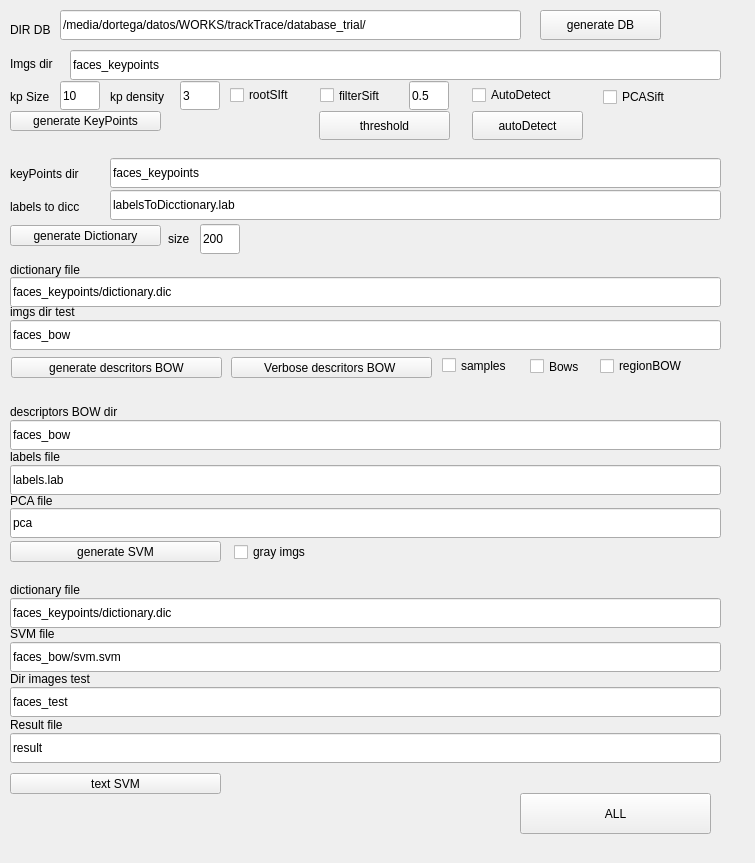
<?xml version="1.0" encoding="UTF-8"?>
<ui version="4.0">
 <class>MWTrackTrace</class>
 <widget class="QMainWindow" name="MWTrackTrace">
  <property name="geometry">
   <rect>
    <x>0</x>
    <y>0</y>
    <width>755</width>
    <height>863</height>
   </rect>
  </property>
  <property name="windowTitle">
   <string>MWTrackTrace</string>
  </property>
  <widget class="QWidget" name="centralWidget">
   <widget class="QPushButton" name="pBGenerateKeyPoints">
    <property name="geometry">
     <rect>
      <x>10</x>
      <y>111</y>
      <width>151</width>
      <height>20</height>
     </rect>
    </property>
    <property name="text">
     <string>generate KeyPoints</string>
    </property>
   </widget>
   <widget class="QPushButton" name="pbDictionary">
    <property name="geometry">
     <rect>
      <x>10</x>
      <y>225</y>
      <width>151</width>
      <height>21</height>
     </rect>
    </property>
    <property name="text">
     <string>generate Dictionary</string>
    </property>
   </widget>
   <widget class="QLineEdit" name="lDiccionaryDir">
    <property name="geometry">
     <rect>
      <x>110</x>
      <y>158</y>
      <width>611</width>
      <height>30</height>
     </rect>
    </property>
    <property name="text">
     <string>faces_keypoints</string>
    </property>
   </widget>
   <widget class="QLabel" name="label">
    <property name="geometry">
     <rect>
      <x>10</x>
      <y>164</y>
      <width>111</width>
      <height>20</height>
     </rect>
    </property>
    <property name="text">
     <string>keyPoints dir</string>
    </property>
   </widget>
   <widget class="QLineEdit" name="dirKeyGenerate">
    <property name="geometry">
     <rect>
      <x>70</x>
      <y>50</y>
      <width>651</width>
      <height>30</height>
     </rect>
    </property>
    <property name="text">
     <string>faces_keypoints</string>
    </property>
   </widget>
   <widget class="QLabel" name="label_2">
    <property name="geometry">
     <rect>
      <x>10</x>
      <y>54</y>
      <width>67</width>
      <height>20</height>
     </rect>
    </property>
    <property name="text">
     <string>Imgs dir</string>
    </property>
   </widget>
   <widget class="QLabel" name="label_4">
    <property name="geometry">
     <rect>
      <x>10</x>
      <y>260</y>
      <width>111</width>
      <height>20</height>
     </rect>
    </property>
    <property name="text">
     <string>dictionary file</string>
    </property>
   </widget>
   <widget class="QLineEdit" name="lDiccionaryFile">
    <property name="geometry">
     <rect>
      <x>10</x>
      <y>277</y>
      <width>711</width>
      <height>30</height>
     </rect>
    </property>
    <property name="text">
     <string>faces_keypoints/dictionary.dic</string>
    </property>
   </widget>
   <widget class="QLabel" name="label_5">
    <property name="geometry">
     <rect>
      <x>10</x>
      <y>302</y>
      <width>111</width>
      <height>20</height>
     </rect>
    </property>
    <property name="text">
     <string>imgs dir test</string>
    </property>
   </widget>
   <widget class="QPushButton" name="pBGenerateDescriptorsBOW">
    <property name="geometry">
     <rect>
      <x>11</x>
      <y>357</y>
      <width>211</width>
      <height>21</height>
     </rect>
    </property>
    <property name="text">
     <string>generate descritors BOW</string>
    </property>
   </widget>
   <widget class="QLineEdit" name="limgsDirTest">
    <property name="geometry">
     <rect>
      <x>10</x>
      <y>320</y>
      <width>711</width>
      <height>30</height>
     </rect>
    </property>
    <property name="text">
     <string>faces_bow</string>
    </property>
   </widget>
   <widget class="QLineEdit" name="lkpSize">
    <property name="geometry">
     <rect>
      <x>60</x>
      <y>81</y>
      <width>40</width>
      <height>29</height>
     </rect>
    </property>
    <property name="text">
     <string>10</string>
    </property>
   </widget>
   <widget class="QLabel" name="label_11">
    <property name="geometry">
     <rect>
      <x>10</x>
      <y>87</y>
      <width>51</width>
      <height>19</height>
     </rect>
    </property>
    <property name="text">
     <string>kp Size</string>
    </property>
   </widget>
   <widget class="QLineEdit" name="lkpDensity">
    <property name="geometry">
     <rect>
      <x>180</x>
      <y>81</y>
      <width>40</width>
      <height>29</height>
     </rect>
    </property>
    <property name="text">
     <string>3</string>
    </property>
   </widget>
   <widget class="QLabel" name="label_12">
    <property name="geometry">
     <rect>
      <x>110</x>
      <y>87</y>
      <width>71</width>
      <height>19</height>
     </rect>
    </property>
    <property name="text">
     <string>kp density</string>
    </property>
   </widget>
   <widget class="QPushButton" name="pBVerboseGenerateDescriptorsBOW">
    <property name="enabled">
     <bool>true</bool>
    </property>
    <property name="geometry">
     <rect>
      <x>231</x>
      <y>357</y>
      <width>201</width>
      <height>21</height>
     </rect>
    </property>
    <property name="text">
     <string>Verbose descritors BOW </string>
    </property>
   </widget>
   <widget class="QLineEdit" name="ldescriptorsBowDir">
    <property name="geometry">
     <rect>
      <x>10</x>
      <y>420</y>
      <width>711</width>
      <height>30</height>
     </rect>
    </property>
    <property name="text">
     <string>faces_bow</string>
    </property>
   </widget>
   <widget class="QLabel" name="label_13">
    <property name="geometry">
     <rect>
      <x>10</x>
      <y>402</y>
      <width>141</width>
      <height>20</height>
     </rect>
    </property>
    <property name="text">
     <string>descriptors BOW dir</string>
    </property>
   </widget>
   <widget class="QPushButton" name="pBGenerateSVM">
    <property name="geometry">
     <rect>
      <x>10</x>
      <y>541</y>
      <width>211</width>
      <height>21</height>
     </rect>
    </property>
    <property name="text">
     <string>generate SVM</string>
    </property>
   </widget>
   <widget class="QLineEdit" name="lLabelsFileName">
    <property name="geometry">
     <rect>
      <x>10</x>
      <y>465</y>
      <width>711</width>
      <height>30</height>
     </rect>
    </property>
    <property name="text">
     <string>labels.lab</string>
    </property>
   </widget>
   <widget class="QLabel" name="label_14">
    <property name="geometry">
     <rect>
      <x>10</x>
      <y>447</y>
      <width>141</width>
      <height>20</height>
     </rect>
    </property>
    <property name="text">
     <string>labels file</string>
    </property>
   </widget>
   <widget class="QLineEdit" name="lDirImgsTestSVM">
    <property name="geometry">
     <rect>
      <x>10</x>
      <y>687</y>
      <width>711</width>
      <height>30</height>
     </rect>
    </property>
    <property name="text">
     <string>faces_test</string>
    </property>
   </widget>
   <widget class="QLineEdit" name="lFileNameTestSVM">
    <property name="geometry">
     <rect>
      <x>10</x>
      <y>642</y>
      <width>711</width>
      <height>30</height>
     </rect>
    </property>
    <property name="text">
     <string>faces_bow/svm.svm</string>
    </property>
   </widget>
   <widget class="QLabel" name="label_16">
    <property name="geometry">
     <rect>
      <x>10</x>
      <y>669</y>
      <width>141</width>
      <height>20</height>
     </rect>
    </property>
    <property name="text">
     <string>Dir images test</string>
    </property>
   </widget>
   <widget class="QLabel" name="label_17">
    <property name="geometry">
     <rect>
      <x>10</x>
      <y>624</y>
      <width>141</width>
      <height>20</height>
     </rect>
    </property>
    <property name="text">
     <string>SVM file</string>
    </property>
   </widget>
   <widget class="QPushButton" name="pBTestSVM">
    <property name="geometry">
     <rect>
      <x>10</x>
      <y>773</y>
      <width>211</width>
      <height>21</height>
     </rect>
    </property>
    <property name="text">
     <string>text SVM</string>
    </property>
   </widget>
   <widget class="QLineEdit" name="lDiccionaryFile_2">
    <property name="geometry">
     <rect>
      <x>10</x>
      <y>598</y>
      <width>711</width>
      <height>30</height>
     </rect>
    </property>
    <property name="text">
     <string>faces_keypoints/dictionary.dic</string>
    </property>
   </widget>
   <widget class="QLabel" name="label_7">
    <property name="geometry">
     <rect>
      <x>10</x>
      <y>580</y>
      <width>111</width>
      <height>20</height>
     </rect>
    </property>
    <property name="text">
     <string>dictionary file</string>
    </property>
   </widget>
   <widget class="QCheckBox" name="cBGenerateBowSamples">
    <property name="geometry">
     <rect>
      <x>442</x>
      <y>353</y>
      <width>81</width>
      <height>25</height>
     </rect>
    </property>
    <property name="text">
     <string>samples</string>
    </property>
    <property name="checked">
     <bool>false</bool>
    </property>
   </widget>
   <widget class="QLineEdit" name="lfilePCA">
    <property name="geometry">
     <rect>
      <x>10</x>
      <y>508</y>
      <width>711</width>
      <height>30</height>
     </rect>
    </property>
    <property name="text">
     <string>pca</string>
    </property>
   </widget>
   <widget class="QLabel" name="label_8">
    <property name="geometry">
     <rect>
      <x>10</x>
      <y>491</y>
      <width>111</width>
      <height>20</height>
     </rect>
    </property>
    <property name="text">
     <string>PCA file</string>
    </property>
   </widget>
   <widget class="QCheckBox" name="cBGenerateBows">
    <property name="geometry">
     <rect>
      <x>530</x>
      <y>354</y>
      <width>70</width>
      <height>25</height>
     </rect>
    </property>
    <property name="text">
     <string>Bows</string>
    </property>
    <property name="checked">
     <bool>false</bool>
    </property>
   </widget>
   <widget class="QLabel" name="label_18">
    <property name="geometry">
     <rect>
      <x>10</x>
      <y>715</y>
      <width>141</width>
      <height>20</height>
     </rect>
    </property>
    <property name="text">
     <string>Result file</string>
    </property>
   </widget>
   <widget class="QLineEdit" name="lfileResult">
    <property name="geometry">
     <rect>
      <x>10</x>
      <y>733</y>
      <width>711</width>
      <height>30</height>
     </rect>
    </property>
    <property name="text">
     <string>result</string>
    </property>
   </widget>
   <widget class="QPushButton" name="pBAll">
    <property name="geometry">
     <rect>
      <x>520</x>
      <y>793</y>
      <width>191</width>
      <height>41</height>
     </rect>
    </property>
    <property name="text">
     <string>ALL</string>
    </property>
   </widget>
   <widget class="QCheckBox" name="cBGrayImgs">
    <property name="geometry">
     <rect>
      <x>234</x>
      <y>542</y>
      <width>101</width>
      <height>20</height>
     </rect>
    </property>
    <property name="text">
     <string>gray imgs</string>
    </property>
    <property name="checked">
     <bool>false</bool>
    </property>
   </widget>
   <widget class="QLineEdit" name="ldictionarySize">
    <property name="geometry">
     <rect>
      <x>200</x>
      <y>224</y>
      <width>40</width>
      <height>30</height>
     </rect>
    </property>
    <property name="text">
     <string>200</string>
    </property>
   </widget>
   <widget class="QLabel" name="label_19">
    <property name="geometry">
     <rect>
      <x>168</x>
      <y>229</y>
      <width>31</width>
      <height>20</height>
     </rect>
    </property>
    <property name="text">
     <string>size</string>
    </property>
   </widget>
   <widget class="QLabel" name="label_20">
    <property name="geometry">
     <rect>
      <x>10</x>
      <y>20</y>
      <width>51</width>
      <height>20</height>
     </rect>
    </property>
    <property name="text">
     <string>DIR DB</string>
    </property>
   </widget>
   <widget class="QLineEdit" name="lprincipalDir">
    <property name="geometry">
     <rect>
      <x>60</x>
      <y>10</y>
      <width>461</width>
      <height>30</height>
     </rect>
    </property>
    <property name="text">
     <string>/media/dortega/datos/WORKS/trackTrace/database_trial/</string>
    </property>
   </widget>
   <widget class="QCheckBox" name="cBRootSift">
    <property name="geometry">
     <rect>
      <x>230</x>
      <y>83</y>
      <width>111</width>
      <height>24</height>
     </rect>
    </property>
    <property name="text">
     <string>rootSIft</string>
    </property>
    <property name="checked">
     <bool>false</bool>
    </property>
   </widget>
   <widget class="QCheckBox" name="cBRegionsBow">
    <property name="geometry">
     <rect>
      <x>600</x>
      <y>351</y>
      <width>110</width>
      <height>30</height>
     </rect>
    </property>
    <property name="text">
     <string>regionBOW</string>
    </property>
    <property name="checked">
     <bool>false</bool>
    </property>
   </widget>
   <widget class="QCheckBox" name="cBFilterSift">
    <property name="geometry">
     <rect>
      <x>320</x>
      <y>86</y>
      <width>91</width>
      <height>19</height>
     </rect>
    </property>
    <property name="text">
     <string>filterSift</string>
    </property>
    <property name="checked">
     <bool>false</bool>
    </property>
   </widget>
   <widget class="QLineEdit" name="lthresholdFilterSift">
    <property name="geometry">
     <rect>
      <x>409</x>
      <y>81</y>
      <width>40</width>
      <height>29</height>
     </rect>
    </property>
    <property name="text">
     <string>0.5</string>
    </property>
   </widget>
   <widget class="QPushButton" name="pBThresholdSift">
    <property name="geometry">
     <rect>
      <x>319</x>
      <y>111</y>
      <width>131</width>
      <height>29</height>
     </rect>
    </property>
    <property name="text">
     <string>threshold</string>
    </property>
   </widget>
   <widget class="QPushButton" name="pBAutoDetectSift">
    <property name="geometry">
     <rect>
      <x>472</x>
      <y>111</y>
      <width>111</width>
      <height>29</height>
     </rect>
    </property>
    <property name="text">
     <string>autoDetect</string>
    </property>
   </widget>
   <widget class="QCheckBox" name="cBAutoDetectSift">
    <property name="geometry">
     <rect>
      <x>472</x>
      <y>83</y>
      <width>111</width>
      <height>24</height>
     </rect>
    </property>
    <property name="text">
     <string>AutoDetect</string>
    </property>
    <property name="checked">
     <bool>false</bool>
    </property>
   </widget>
   <widget class="QPushButton" name="pBgenerateDB">
    <property name="geometry">
     <rect>
      <x>540</x>
      <y>10</y>
      <width>121</width>
      <height>30</height>
     </rect>
    </property>
    <property name="text">
     <string>generate DB</string>
    </property>
   </widget>
   <widget class="QCheckBox" name="cBPcaSift">
    <property name="geometry">
     <rect>
      <x>603</x>
      <y>85</y>
      <width>111</width>
      <height>24</height>
     </rect>
    </property>
    <property name="text">
     <string>PCASift</string>
    </property>
    <property name="checked">
     <bool>false</bool>
    </property>
   </widget>
   <widget class="QLineEdit" name="lLabelsToDicctionary">
    <property name="geometry">
     <rect>
      <x>110</x>
      <y>190</y>
      <width>611</width>
      <height>30</height>
     </rect>
    </property>
    <property name="text">
     <string>labelsToDicctionary.lab</string>
    </property>
   </widget>
   <widget class="QLabel" name="label_3">
    <property name="geometry">
     <rect>
      <x>10</x>
      <y>197</y>
      <width>111</width>
      <height>20</height>
     </rect>
    </property>
    <property name="text">
     <string>labels to dicc</string>
    </property>
   </widget>
  </widget>
  <widget class="QMenuBar" name="menuBar">
   <property name="geometry">
    <rect>
     <x>0</x>
     <y>0</y>
     <width>755</width>
     <height>25</height>
    </rect>
   </property>
  </widget>
 </widget>
 <layoutdefault spacing="6" margin="11"/>
 <resources/>
 <connections/>
</ui>
